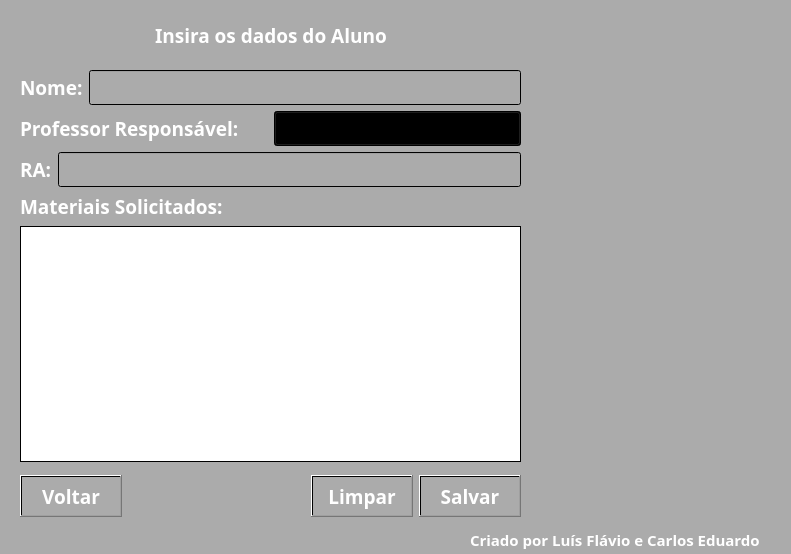
<?xml version="1.0" encoding="UTF-8"?>
<ui version="4.0">
 <class>Pedidos</class>
 <widget class="QWidget" name="Pedidos">
  <property name="geometry">
   <rect>
    <x>0</x>
    <y>0</y>
    <width>791</width>
    <height>554</height>
   </rect>
  </property>
  <property name="font">
   <font>
    <family>Segoe Print</family>
    <pointsize>14</pointsize>
    <bold>true</bold>
   </font>
  </property>
  <property name="windowTitle">
   <string>Pedidos</string>
  </property>
  <property name="windowIcon">
   <iconset>
    <normaloff>unesp-logo-11.png</normaloff>unesp-logo-11.png</iconset>
  </property>
  <property name="styleSheet">
   <string notr="true">background-color: qlineargradient(spread:pad, x1:0, y1:0, x2:1, y2:1, stop:1 rgba(171, 171, 171, 255));
color: qlineargradient(spread:pad, x1:0, y1:0, x2:1, y2:1, stop:0 rgba(255, 255, 255, 255));</string>
  </property>
  <widget class="QWidget" name="horizontalLayoutWidget">
   <property name="geometry">
    <rect>
     <x>20</x>
     <y>10</y>
     <width>501</width>
     <height>51</height>
    </rect>
   </property>
   <layout class="QHBoxLayout" name="horizontalLayout">
    <item>
     <spacer name="horizontalSpacer_2">
      <property name="orientation">
       <enum>Qt::Horizontal</enum>
      </property>
      <property name="sizeHint" stdset="0">
       <size>
        <width>40</width>
        <height>20</height>
       </size>
      </property>
     </spacer>
    </item>
    <item>
     <widget class="QLabel" name="label">
      <property name="font">
       <font>
        <family>Segoe Print</family>
        <pointsize>14</pointsize>
        <bold>true</bold>
       </font>
      </property>
      <property name="styleSheet">
       <string notr="true">color: qlineargradient(spread:pad, x1:0, y1:0, x2:1, y2:1, stop:0 rgba(255, 255, 255, 255));</string>
      </property>
      <property name="text">
       <string>Insira os dados do Aluno</string>
      </property>
     </widget>
    </item>
    <item>
     <spacer name="horizontalSpacer">
      <property name="orientation">
       <enum>Qt::Horizontal</enum>
      </property>
      <property name="sizeHint" stdset="0">
       <size>
        <width>40</width>
        <height>20</height>
       </size>
      </property>
     </spacer>
    </item>
   </layout>
  </widget>
  <widget class="QWidget" name="horizontalLayoutWidget_2">
   <property name="geometry">
    <rect>
     <x>20</x>
     <y>470</y>
     <width>501</width>
     <height>52</height>
    </rect>
   </property>
   <layout class="QHBoxLayout" name="horizontalLayout_5">
    <item>
     <widget class="QPushButton" name="pushButton">
      <property name="minimumSize">
       <size>
        <width>102</width>
        <height>42</height>
       </size>
      </property>
      <property name="font">
       <font>
        <family>Segoe Print</family>
        <pointsize>14</pointsize>
        <bold>true</bold>
       </font>
      </property>
      <property name="text">
       <string>Voltar</string>
      </property>
     </widget>
    </item>
    <item>
     <spacer name="horizontalSpacer_3">
      <property name="orientation">
       <enum>Qt::Horizontal</enum>
      </property>
      <property name="sizeHint" stdset="0">
       <size>
        <width>40</width>
        <height>20</height>
       </size>
      </property>
     </spacer>
    </item>
    <item>
     <widget class="QPushButton" name="limpar">
      <property name="minimumSize">
       <size>
        <width>102</width>
        <height>42</height>
       </size>
      </property>
      <property name="font">
       <font>
        <family>Segoe Print</family>
        <pointsize>14</pointsize>
        <bold>true</bold>
       </font>
      </property>
      <property name="styleSheet">
       <string notr="true">color: qlineargradient(spread:pad, x1:0, y1:0, x2:1, y2:1, stop:0 rgba(255, 255, 255, 255));</string>
      </property>
      <property name="text">
       <string>Limpar</string>
      </property>
     </widget>
    </item>
    <item>
     <widget class="QPushButton" name="salvar">
      <property name="minimumSize">
       <size>
        <width>102</width>
        <height>42</height>
       </size>
      </property>
      <property name="font">
       <font>
        <family>Segoe Print</family>
        <pointsize>14</pointsize>
        <bold>true</bold>
       </font>
      </property>
      <property name="styleSheet">
       <string notr="true">color: qlineargradient(spread:pad, x1:0, y1:0, x2:1, y2:1, stop:0 rgba(255, 255, 255, 255));</string>
      </property>
      <property name="text">
       <string>Salvar</string>
      </property>
     </widget>
    </item>
   </layout>
  </widget>
  <widget class="QWidget" name="layoutWidget">
   <property name="geometry">
    <rect>
     <x>20</x>
     <y>70</y>
     <width>501</width>
     <height>392</height>
    </rect>
   </property>
   <layout class="QVBoxLayout" name="verticalLayout">
    <item>
     <layout class="QHBoxLayout" name="horizontalLayout_2">
      <item>
       <widget class="QLabel" name="label_2">
        <property name="font">
         <font>
          <family>Segoe Print</family>
          <pointsize>14</pointsize>
          <bold>true</bold>
         </font>
        </property>
        <property name="styleSheet">
         <string notr="true">color: qlineargradient(spread:pad, x1:0, y1:0, x2:1, y2:1, stop:0 rgba(255, 255, 255, 255));</string>
        </property>
        <property name="text">
         <string>Nome:</string>
        </property>
       </widget>
      </item>
      <item>
       <widget class="QLineEdit" name="Txt_nome">
        <property name="font">
         <font>
          <family>Segoe Print</family>
          <pointsize>14</pointsize>
          <bold>true</bold>
         </font>
        </property>
        <property name="styleSheet">
         <string notr="true">color: qlineargradient(spread:pad, x1:0, y1:0, x2:1, y2:1, stop:0 rgba(255, 255, 255, 255));</string>
        </property>
       </widget>
      </item>
     </layout>
    </item>
    <item>
     <layout class="QHBoxLayout" name="horizontalLayout_4">
      <item>
       <widget class="QLabel" name="label_4">
        <property name="font">
         <font>
          <family>Segoe Print</family>
          <pointsize>14</pointsize>
          <bold>true</bold>
         </font>
        </property>
        <property name="styleSheet">
         <string notr="true">color: qlineargradient(spread:pad, x1:0, y1:0, x2:1, y2:1, stop:0 rgba(255, 255, 255, 255));</string>
        </property>
        <property name="text">
         <string>Professor Responsável:</string>
        </property>
       </widget>
      </item>
      <item>
       <widget class="QComboBox" name="Txt_professor">
        <property name="font">
         <font>
          <family>Segoe Print</family>
          <pointsize>14</pointsize>
          <bold>true</bold>
         </font>
        </property>
        <property name="styleSheet">
         <string notr="true">color: qlineargradient(spread:pad, x1:0, y1:0, x2:1, y2:1, stop:0 rgba(255, 255, 255, 255));</string>
        </property>
        <property name="maxVisibleItems">
         <number>10</number>
        </property>
       </widget>
      </item>
     </layout>
    </item>
    <item>
     <layout class="QHBoxLayout" name="horizontalLayout_3">
      <item>
       <widget class="QLabel" name="label_3">
        <property name="font">
         <font>
          <family>Segoe Print</family>
          <pointsize>14</pointsize>
          <bold>true</bold>
         </font>
        </property>
        <property name="styleSheet">
         <string notr="true">color: qlineargradient(spread:pad, x1:0, y1:0, x2:1, y2:1, stop:0 rgba(255, 255, 255, 255));</string>
        </property>
        <property name="text">
         <string>RA:</string>
        </property>
       </widget>
      </item>
      <item>
       <widget class="QLineEdit" name="Txt_ra">
        <property name="font">
         <font>
          <family>Segoe Print</family>
          <pointsize>14</pointsize>
          <bold>true</bold>
         </font>
        </property>
        <property name="styleSheet">
         <string notr="true">color: qlineargradient(spread:pad, x1:0, y1:0, x2:1, y2:1, stop:0 rgba(255, 255, 255, 255));</string>
        </property>
       </widget>
      </item>
     </layout>
    </item>
    <item>
     <widget class="QLabel" name="label_5">
      <property name="font">
       <font>
        <family>Segoe Print</family>
        <pointsize>14</pointsize>
        <bold>true</bold>
       </font>
      </property>
      <property name="styleSheet">
       <string notr="true">color: qlineargradient(spread:pad, x1:0, y1:0, x2:1, y2:1, stop:0 rgba(255, 255, 255, 255));</string>
      </property>
      <property name="text">
       <string>Materiais Solicitados:</string>
      </property>
     </widget>
    </item>
    <item>
     <widget class="QTextEdit" name="Txt_materiais">
      <property name="font">
       <font>
        <family>Segoe Print</family>
        <pointsize>14</pointsize>
        <bold>true</bold>
       </font>
      </property>
      <property name="styleSheet">
       <string notr="true">background-color: qlineargradient(spread:pad, x1:0, y1:0, x2:1, y2:1, stop:0 rgba(255, 255, 255, 255));</string>
      </property>
     </widget>
    </item>
   </layout>
  </widget>
  <widget class="QLabel" name="label_6">
   <property name="geometry">
    <rect>
     <x>580</x>
     <y>10</y>
     <width>171</width>
     <height>151</height>
    </rect>
   </property>
   <property name="text">
    <string/>
   </property>
   <property name="pixmap">
    <pixmap>unesp-logo-11.png</pixmap>
   </property>
   <property name="scaledContents">
    <bool>true</bool>
   </property>
  </widget>
  <widget class="QLabel" name="label_7">
   <property name="geometry">
    <rect>
     <x>470</x>
     <y>530</y>
     <width>301</width>
     <height>20</height>
    </rect>
   </property>
   <property name="font">
    <font>
     <family>Segoe Print</family>
     <pointsize>11</pointsize>
     <bold>true</bold>
    </font>
   </property>
   <property name="styleSheet">
    <string notr="true">color: qlineargradient(spread:pad, x1:0, y1:0, x2:1, y2:1, stop:0 rgba(255, 255, 255, 255));</string>
   </property>
   <property name="text">
    <string>Criado por Luís Flávio e Carlos Eduardo</string>
   </property>
  </widget>
  <zorder>label_6</zorder>
  <zorder>horizontalLayoutWidget</zorder>
  <zorder>horizontalLayoutWidget_2</zorder>
  <zorder>layoutWidget</zorder>
  <zorder>label_7</zorder>
 </widget>
 <resources/>
 <connections/>
</ui>
